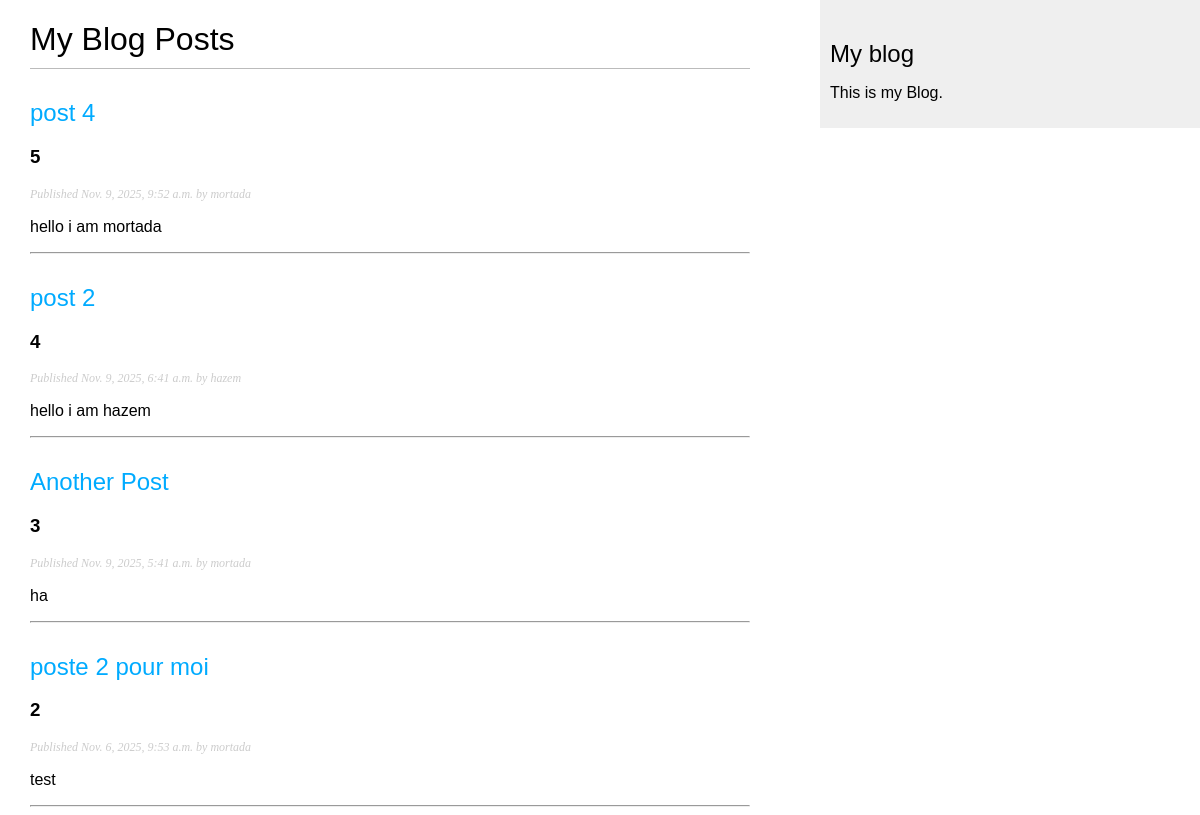
Screenshot of /blog/ with the database file from the repository.
### blog/models.py (models this page shows, shortened)
class Post(models.Model):
    class Status(models.TextChoices):
        DRAFT = 'DF', 'Draft'
        PUBLISHED = 'PB', 'Published'
    title = models.CharField(max_length=250)
    slug = models.SlugField(max_length=250)
    author = models.ForeignKey(User, on_delete=models.CASCADE, related_name='blog_posts',null=False, blank=False)
    body = models.TextField()
    publish = models.DateTimeField(default=timezone.now)
    created = models.DateTimeField(auto_now_add=True)
    updated = models.DateTimeField(auto_now=True)
    status = models.CharField(max_length=2,
                              choices=Status.choices,
                              default=Status.DRAFT)
    class Meta:
        ordering = ['-publish']   # pour mettre les articles par ordre décroissant de date de publication  ' afficher les articles les plus récents en premier
        indexes=[
            models.Index(fields=['-publish']),  # index pour optimiser les requêtes de tri par date de publication
        ]
    def get_absolute_url(self):
        return reverse("blog:post_detail", args=[self.id])

### blog/views.py (the view)
# urls.py: path('', views.post_list, name='post_list'),
def post_list(request):
    posts= Post.objects.all()
    return render(request, 'blog/post/list.html', {'posts': posts})

### blog/templates/blog/post/list.html (shortened to what this page needs)
{% extends "blog/base.html" %}
{% block content %}
<h1> My Blog Posts </h1>
    {% for post in posts %}
        <h2>
            <a href="{{ post.get_absolute_url }}">
                {{ post.title }}
            </a>
        </h2>
        <h3>{{ post.id }} </h3>
        <p class="date">
            Published {{ post.publish  }} by {{ post.author }}
        </p>
        {{ post.body|truncatewords:30|linebreaks }}
        <hr>
    {% endfor %}
{% endblock content %}

### blog/templates/blog/base.html (shortened to what this page needs)
{% load static %}
<!DOCTYPE html>
<html lang="en">
<head>
    <link rel="stylesheet" href="{% static 'css/blog.css' %}">
</head>
<body>
    <div id="content">
        {% block content %}
        {% endblock %}
    </div>
    <div  id="sidebar">
        <h2>My blog </h2>
        <p>This is my Blog. </p>
    </div>
</body>
</html>

### blog/static/css/blog.css (style rules this page uses)
body { margin:0; padding:0; font-family:helvetica, sans-serif; }
a { color:#00abff; text-decoration:none; }
h1 { font-weight:normal; border-bottom:1px solid #bbb; padding:0 0 10px 0; }
h2 { font-weight:normal; margin:30px 0 0; }
#content { float:left; width:60%; padding:0 0 0 30px; }
#sidebar { float:right; width:30%; padding:10px; background:#efefef; height:100%; }
p.date { color:#ccc; font-family: georgia, serif; font-size: 12px; font-style: italic; }

### rows the page displays
Post: title "post 4", id "5", publish "Nov. 9, 2025, 9:52 a.m.", author "mortada", body "hello i am mortada"
Post: title "post 2", id "4", publish "Nov. 9, 2025, 6:41 a.m.", author "hazem", body "hello i am hazem"
Post: title "Another Post", id "3", publish "Nov. 9, 2025, 5:41 a.m.", author "mortada", body "ha"
Post: title "poste 2 pour moi", id "2", publish "Nov. 6, 2025, 9:53 a.m.", author "mortada", body "test"
